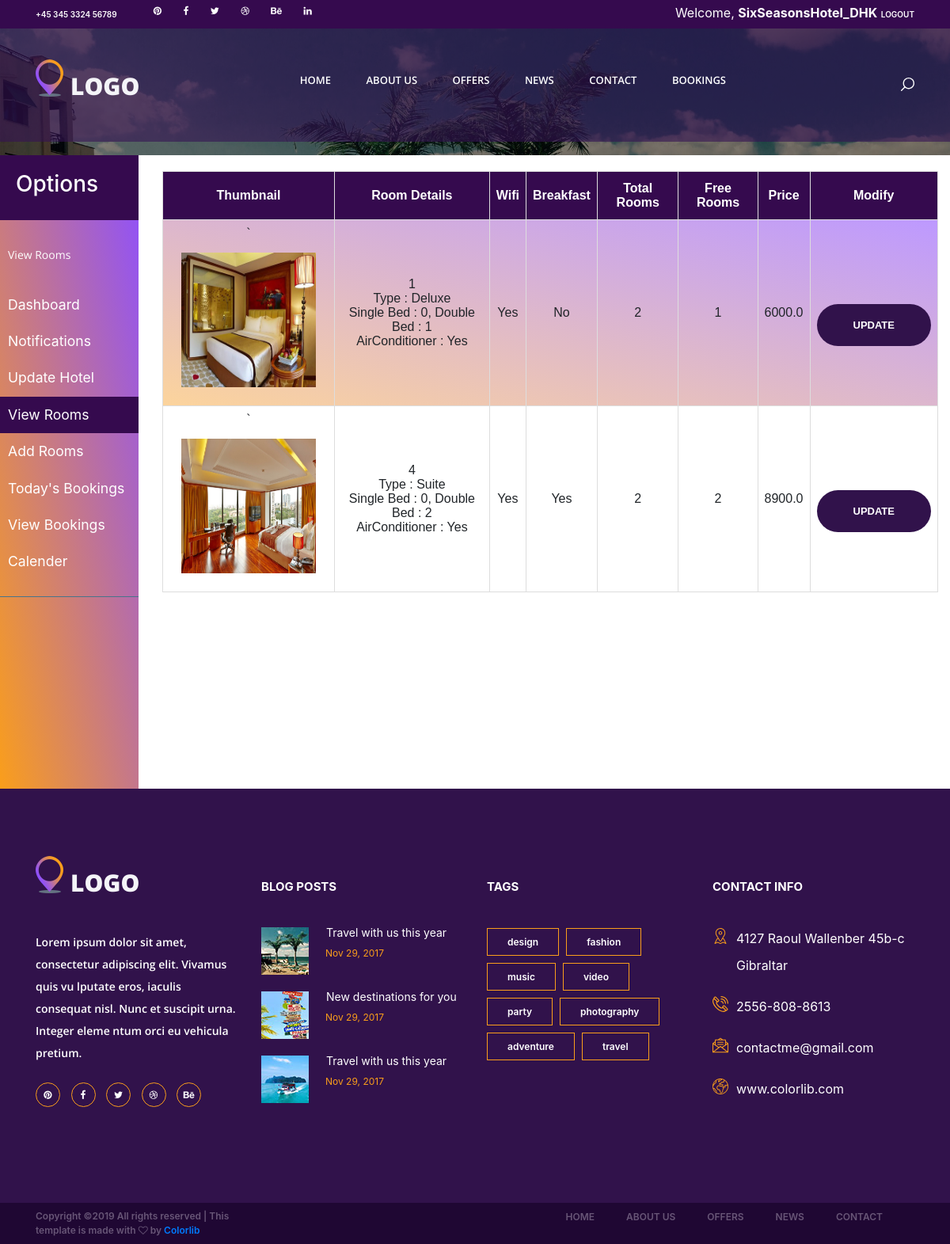
/adminHotelRooms (signed in), run on an earlier commit of the app's database.
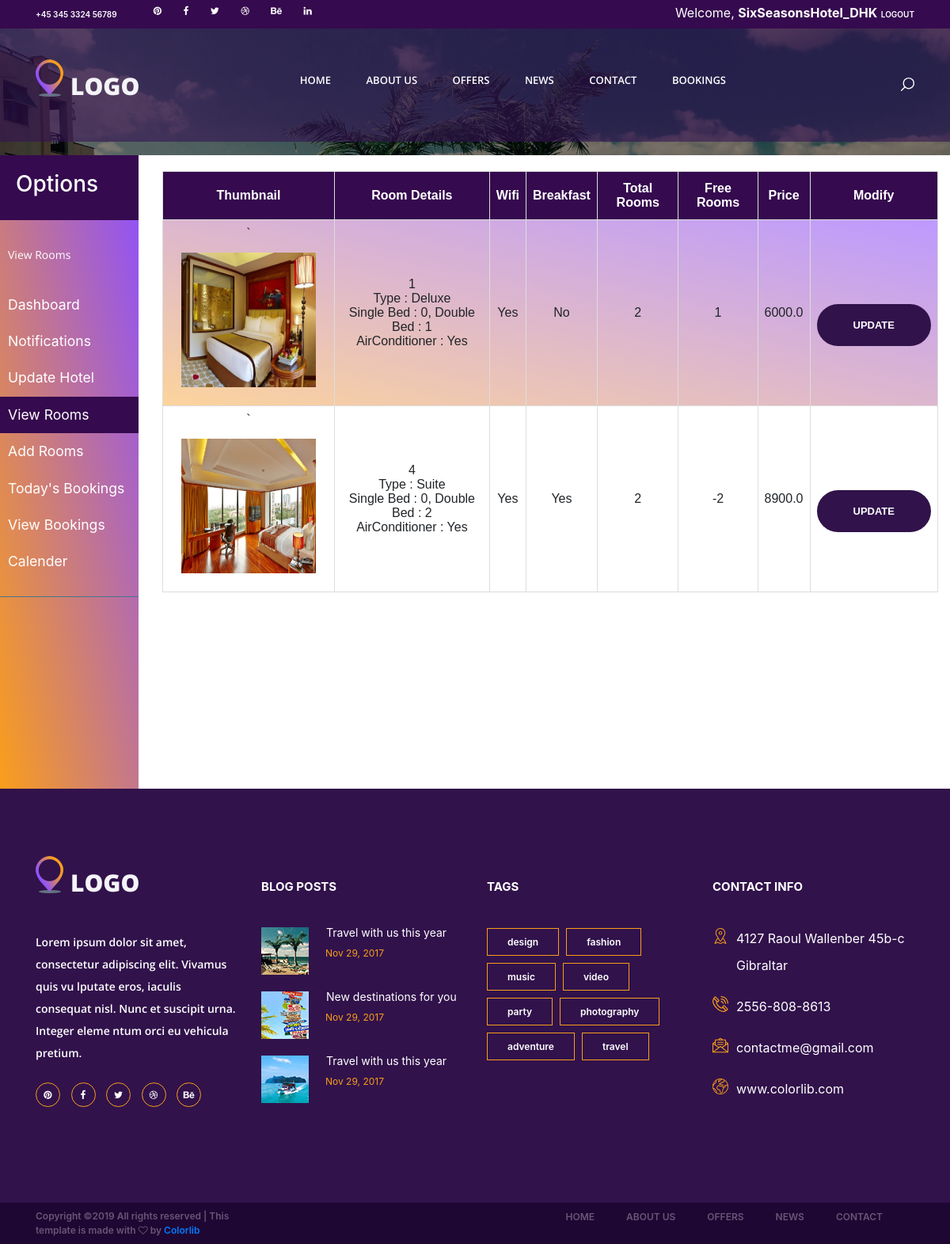
And on a later commit of the database.
### database/models.py (models this page shows, shortened)
class Hotel_Room(models.Model):
    Hotel = models.ForeignKey(Hotel, on_delete=models.CASCADE)
    Room = models.ForeignKey(Room, on_delete=models.CASCADE)
    Price = models.FloatField()
    Complimentary_Breakfast = models.BooleanField()
    Wifi = models.BooleanField()
    TotalRoomCount = models.IntegerField(default=2)
    FreeRoomCount = models.IntegerField(default=2)
    Cancellation_Policy = models.ForeignKey(Cancellation_Policy, on_delete=models.CASCADE, default=1)

class Room(models.Model):
    SingleBedCount = models.IntegerField()
    DoubleBedCount = models.IntegerField()
    RoomType = models.CharField(max_length=100)
    AirConditioner = models.BooleanField()

### adminpanel/views.py (the view)
# urls.py: path('adminHotelRooms', views.hoteladminrooms, name='hotelAdminRooms'),
def hoteladminrooms(request):
    rooms = Hotel_Room.objects.all().filter(Hotel=Hotel.objects.get(CompanyAdmin=request.user.id))
    return render(request, "adminpanel/hotelAdminRooms.html", {'rooms': rooms})

### HotelFlight/templates/adminpanel/hotelAdminRooms.html (shortened to what the changed rows need)
{% extends "search/base.html" %}
{% load static %}
{% load url_replace %}
{% load url_get %}
{% load widget_tweaks %}
{% block css %}
    <link rel="stylesheet" type="text/css" href="{% static 'search/styles/bootstrap4/bootstrap.min.css' %}">
    <link href="{% static 'search/plugins/font-awesome-4.7.0/css/font-awesome.min.css' %}" rel="stylesheet"
          type="text/css">
    <link rel="stylesheet" type="text/css" href="{% static 'search/styles/search.css' %}">
    <link rel="stylesheet" type="text/css" href="{% static 'search/styles/single_listing_styles.css' %}">
    <link rel="stylesheet" type="text/css" href="{% static 'search/styles/responsive.css' %}">
    <link rel="stylesheet" type="text/css" href="{% static 'gijgo/js/gijgo.min.css' %}">
    <link rel="stylesheet" type="text/css" href="{% static 'adminpanel/sidebar.css' %}">
    <link rel="stylesheet" href="https://maxcdn.bootstrapcdn.com/bootstrap/4.0.0/css/bootstrap.min.css"
>
{% endblock css %}
{% block content %}
    <div class="offers">
        <div class="">
            <div class="row">
                <div class="col-lg-10" style="padding-right: 30px;">
                    <div class="rooms" style="margin-top: 20px;">
                        <table id="roomstable" width="100%">
                            <tr align="center">
                                <th width="20%">
                                    Thumbnail
                                </th>
                                <th width="20%">
                                    Room Details
                                </th>
                                <th>
                                    Wifi
                                </th>
                                <th>
                                    Breakfast
                                </th>
                                <th>
                                    Total Rooms
                                </th>
                                <th>
                                    Free Rooms
                                </th>
                                <th>
                                    Price
                                </th>
                                <th>
                                    Modify
                                </th>
                            </tr>
                            {% for room in rooms %}
                                <tr align="center">
                                    <td>
                                        {% with request.user.id|stringformat:"i" as ID and room.Room.id|stringformat:"i" as rID %}
                                            `
                                            <img src="{% static 'media/user_'|add:ID|add:'/room_'|add:rID|add:'/0.jpg' %}"
                                                 alt="" width="200px" height="200px" style="padding: 15px;">
                                        {% endwith %}
                                    </td>
                                    <td>
                                        {{ room.Room.id }}
                                        <br>
                                        Type : {{ room.Room.RoomType }}
                                        <br>
                                        Single Bed : {{ room.Room.SingleBedCount }},
                                        Double Bed : {{ room.Room.DoubleBedCount }}
                                        <br>
                                        AirConditioner :    {% if room.Room.AirConditioner %}
                                        Yes
                                    {% else %}
                                        No
                                    {% endif %}
                                    </td>
                                    <td>
                                        {% if room.Wifi %}
                                            Yes
                                        {% else %}
                                            No
                                        {% endif %}
                                    </td>
                                    <td>
                                        {% if room.Complimentary_Breakfast %}
                                            Yes
                                        {% else %}
                                            No
                                        {% endif %}
                                    </td>
                                    <td>
                                        {{ room.TotalRoomCount }}
                                    </td>
                                    <td>
                                        {{ room.FreeRoomCount }}
                                    </td>
                                    <td>
                                        {{ room.Price }}
                                    </td>
                                    <td>
                                        <a href="{% url 'hotelAdminRoomSingle' %}?roomID={{ room.Room.id }}"
                                        <button class="button search_button" style="margin: 0px;">Update</button>
                                        </a>
                                    </td>
                                </tr>
                            {% endfor %}
                        </table>
                    </div>
                </div>
            </div>
        </div>
    </div>
    </div>
{% endblock content %}

What changed in the data, as far as the page shows it:
changed Hotel_Room "Suite": FreeRoomCount "2" → "-2"
